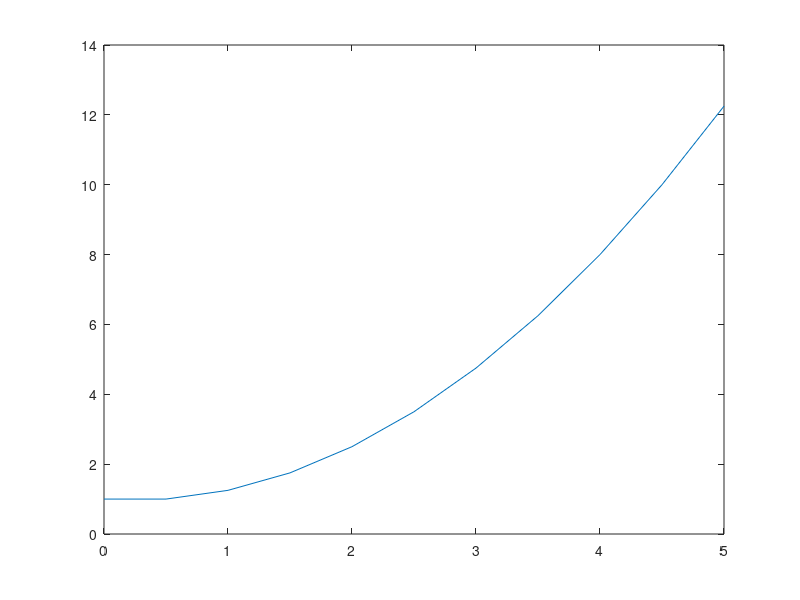

MATLAB code for this plot:
1;
clear
format long
output_precision(16)

# Local truncation error in order 2 in the step size h
# Global truncation error in order 1 in the step size h

#beta  dy = -b*y
b=1;
#Global order
q=1;
#local order = 2
#dy/dt = f
f = @(t,y) b*(t);
#y(0)
y0 = 1;
#t e [0,1]
t0 = 0;
tf = 5;
h1 = 1;
h2 = h1/2;

n1=(tf-t0)/h1;

if(h1<(2/b))
  disp("The series wi is decreasing with i")
  disp("Good approximations")
elseif(h1>(2/b))
  disp("The series wi is increasing with i")
  disp("Bad approximations")
endif
  
  
  

w1 = [y0];
t1 = [t0];

for i = 1:n1
  w1 = [w1 ; w1(i)+h1*f(t1(i),w1(i))];
  t1 = [t1 ; t1(i)+h1];
endfor

t1
w1

plot(t1,w1)



n2=(tf-t0)/h2;

if(h2<(2/b))
  disp("The series wi is decreasing with i")
  disp("Good approximations")
elseif(h2>(2/b))
  disp("The series wi is increasing with i")
  disp("Bad approximations")
endif
  
  
  

w2 = [y0];
t2 = [t0];

for i = 1:n2
  w2 = [w2 ; w2(i)+h2*f(t2(i),w2(i))];
  t2 = [t2 ; t2(i)+h2];
endfor

t2
w2

plot(t2,w2)

E = abs((w2(n2+1)-w1(n1+1))/((h1/h2).^q-1))

disp(["y(", num2str(tf),") = ",num2str(w2(n2+1))," +- ",num2str(E)])


